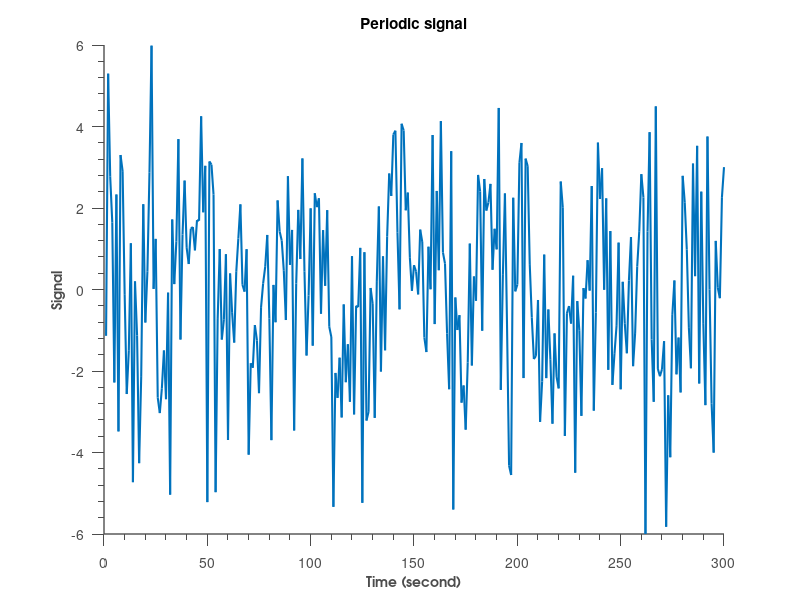
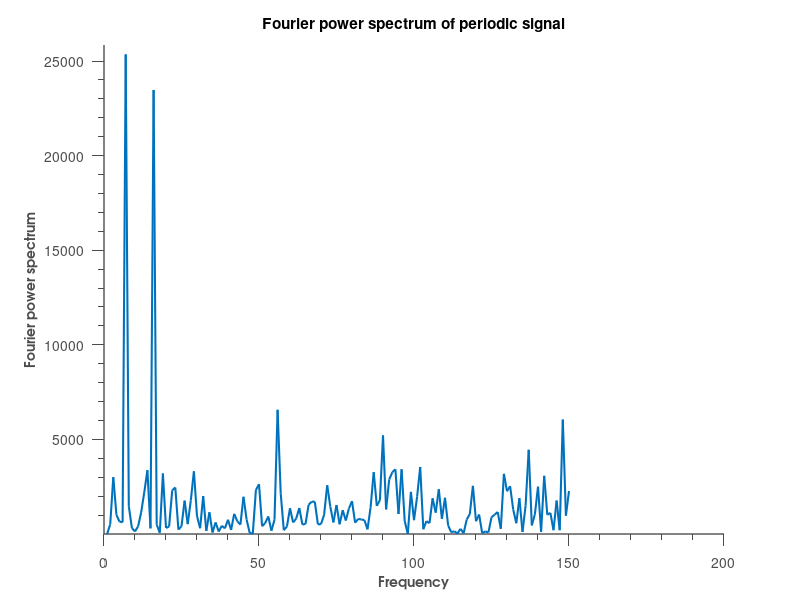

Here is the MATLAB script that generated these plots, in order: (Note: this script raises an error after producing the figures.)
% Test program for computation periodic power spectrum (PPS) of 1D real number signal
%
% Changchuan Yin, Ph.D.
% Dept. of Mathematics, Statistics and Computer Science
% University of Illinois at Chicago
% Last update 02/08/2016
%
% Citation
% Yin, C., & Wang, J. (2016).Periodic power spectrum with applications in detection of latent periodicities 
% in DNA sequences. Journal of Mathematical Biology.

clear
%======================================
% 1.Siangal and singal plotting
p1=20;
p2=50;
n=300;

t=1:n;
L=length(t);
theta=pi/4;
signal = sin(2*pi*(t/p1)+theta) + cos(2*pi*(t/p2)+theta)+ 2*randn(size(t));     % Good one

figure
fig1=plot(signal);
%-------------------------
set(fig1                        , ...
  'LineWidth'       , 1.5         );

hXLabel = xlabel('Time (second)'                     );
hYLabel = ylabel('Signal'                      );
title('Periodic signal')

set([hXLabel, hYLabel]  , ...
    'FontName'   , 'AvantGarde', ...
    'FontSize'   , 10, ...
    'FontWeight' , 'bold');
set(gca, ...
  'Box'         , 'off'     , ...  %No rectangle cover the figure
  'TickDir'     , 'out'     , ...
  'TickLength'  , [.02 .02] , ...
  'XMinorTick'  , 'on'      , ...
  'YMinorTick'  , 'on'      , ...
  'YGrid'       , 'off'      , ...
  'XColor'      , [.3 .3 .3], ...
  'LineWidth'   , 1,... 
  'YColor'      , [.3 .3 .3]);

%======================================
% 2.DFT plotting
FT_s=fft(signal);
PS_s=abs(FT_s).^2;
N=length(PS_s);
half=floor(N/2);

figure
PS_s(1)=0; %Ignore the constant, for plotting only
fig2=plot(PS_s(1:half));
%-------------------------
set(fig2                        , ...
  'LineWidth'       , 1.5         );
my=max(PS_s(2:half))+500;
ylim([1,my])

hXLabel = xlabel('Frequency'                     );
hYLabel = ylabel('Fourier power spectrum'                      );
title('Fourier power spectrum of periodic signal');
set([hXLabel, hYLabel]  , ...
    'FontName'   , 'AvantGarde', ...
    'FontSize'   , 10, ...
    'FontWeight' , 'bold');

set(gca, ...
  'Box'         , 'off'     , ...  %No rectangle cover the figure
  'TickDir'     , 'out'     , ...
  'TickLength'  , [.02 .02] , ...
  'XMinorTick'  , 'on'      , ...
  'YMinorTick'  , 'on'      , ...
  'YGrid'       , 'off'      , ...
  'XColor'      , [.3 .3 .3], ...
  'LineWidth'   , 1,... 
  'YColor'      , [.3 .3 .3]);


%======================================
% 3. PPS plotting
maxP=n;
vPPS=PPS(signal,maxP)

figure
vPPS(1)=0; %Ignore the constant, for plotting only
fig3=plot(vPPS(1:maxP));

set(fig3                        , ...
  'LineWidth'       , 1.5         );
%mx=max(PPS(2:p))+500;
%ylim([1,mx])
%ylim([1,16])

hXLabel = xlabel('Periodicity'                     );
hYLabel = ylabel('Power spectrum'                      );
title('Power power spectrum of periodic signal');

set([hXLabel, hYLabel]  , ...
    'FontName'   , 'AvantGarde', ...
    'FontSize'   , 10, ...
    'FontWeight' , 'bold');
set(gca, ...
  'Box'         , 'off'     , ...  %No rectangle cover the figure
  'TickDir'     , 'out'     , ...
  'TickLength'  , [.02 .02] , ...
  'XMinorTick'  , 'on'      , ...
  'YMinorTick'  , 'on'      , ...
  'YGrid'       , 'off'      , ...
  'XColor'      , [.3 .3 .3], ...
  'LineWidth'   , 1,... 
  'YColor'      , [.3 .3 .3]);





